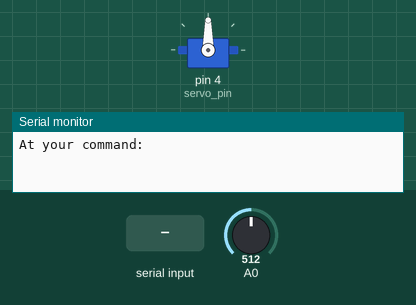
Bench run of a sketch on a simulated Arduino Uno, built with avr-gcc and run on an emulated ATmega328P. On the bench: servo, the last lines printed to the serial monitor. The inputs (shaded band) are chosen by the test bench; at power-on: A0 = 512.

Above: at 1.2 s.
1.3 s: "-\n" received over Serial
At 2.5 s:
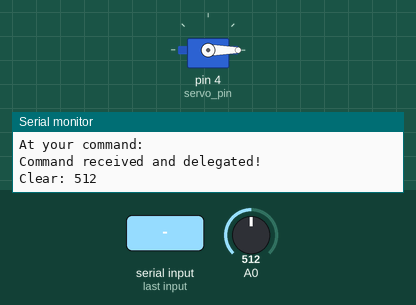
2.8 s: "90,45\n" received over Serial
At 3.3 s:
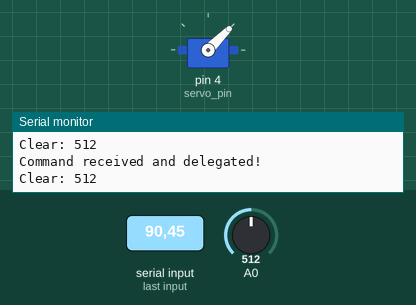
4.5 s: "30,150\n" received over Serial
At 5.8 s:
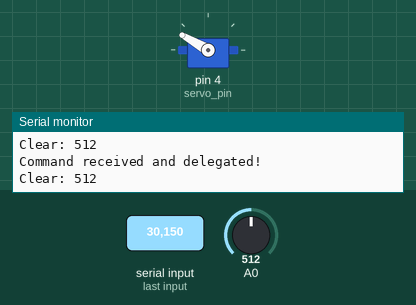
6.2 s: "90\n" received over Serial
At 7.5 s:
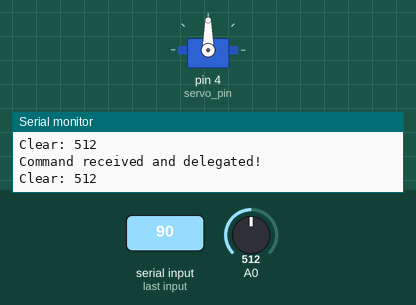
Timing chart, 0 to 8.7 s (numbered marks = the images above; inputs shaded):
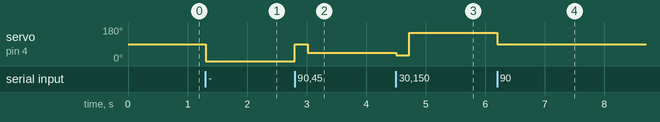

The sketch:

serial_comand_servo_rangefinder.ino
```cpp
/* Requires: - serial port already open
 *           - serial message terminated with a new line character
 *
 * Ensures:  - returns an intenger value (possibly negative)
 */
int parseForNumber () {
  // loop guard
  bool done = false;
  bool negative = false;
  int command = 0;
  while (!done) {
    // busy waiting until another char arrives
    if (Serial.available()) {

      char letter = Serial.read();

      // first check for a negative sign
      // note that this allows the user to type the sign
      // anywhere in their input
      if (letter == '-') {
        negative = true;
      }

      // otherwise check if it's a number
      else if (letter >= '0' && letter <= '9') {
        // clever conversion from char to int
        int digit = letter - '0';
        // shift the currently stored number one decimal place
        command *= 10;
        // now add the new digit to the number
        command += digit;
      }

      // otherwise check if it's the end of the command
      else if (letter = '\n') {
        done = true;
      }

      // otherwise user made a mistake
      else {
        // do nothing, ignore this letter
      }
    }
  }

  // now that command input is complete, apply the sign
  if (negative) {
    command *= -1;
  }

  return command;
}
```

drive_servo.ino
```cpp
#include <Servo.h>
#define servo_pin 4

Servo servo;  // create servo object to control a servo

int pos = 0;    // variable to store the servo position


void setup() {
  // put your setup code here, to run once:
  servo.attach(servo_pin);
  Serial.begin(9600);
  Serial.println("At your command:");

}

void loop() {
  pos = parseForNumber();
  if (pos >= 0 && pos <= 180) {
    servo.write(pos);
    Serial.println("Command received and delegated!");
  }
  else {
    Serial.println("Command received ... but it's invalid!");
  }
  delay(200);
  checkObstacle();
}
```

rangefinder.ino
```cpp
bool checkObstacle() {
  int sensorValue = multiSample();
  if (sensorValue > 40) {
    Serial.print("Clear: ");
    Serial.println(sensorValue);
    return true;
  }
  else {
    Serial.print("About to crash: ");
    Serial.println(sensorValue);
    return false;
  }
}

int multiSample () {
  int total = 0;
  for (int i = 0; i < 16; i++) {
    total += analogRead(A0);
    delay(1);
  }

  return (total >> 4);
}
```

Measured:
- after the input at 1.3 s, servo on pin 4 (servo_pin): 90° → 0° at once
- after the input at 2.8 s, servo on pin 4 (servo_pin): 0° → 90° at once, → 45° 0.22 s later
- after the input at 4.5 s, servo on pin 4 (servo_pin): 45° → 30° at once, → 150° 0.22 s later
- after the input at 6.2 s, servo on pin 4 (servo_pin): 150° → 90° at once
